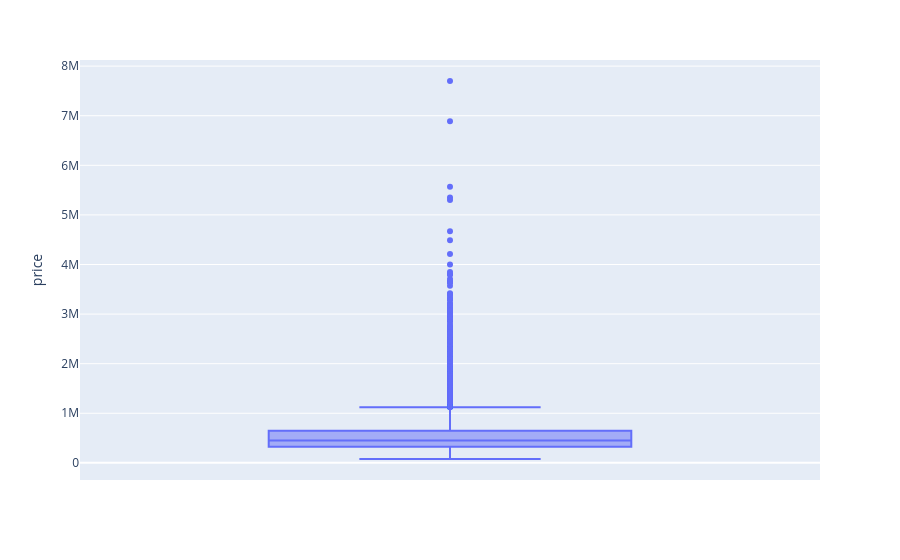

The notebook cell this image was saved under:
### Code cell
px.box(df_train, 
       y='price')

### Figure 1 — Plotly figure (JSON) as saved in the notebook; plotly's stock layout.template omitted (floating-point values rounded to 4 significant figures; data arrays with more than 128 entries replaced by an {"elided": "..."} marker saying what was removed)
{"data": [{"alignmentgroup": "True", "hovertemplate": "price=%{y}<extra></extra>", "legendgroup": "", "marker": {"color": "#636efa"}, "name": "", "notched": false, "offsetgroup": "", "orientation": "v", "showlegend": false, "type": "box", "x0": " ", "xaxis": "x", "y": {"elided": "17277 float values"}, "y0": " ", "yaxis": "y"}], "layout": {"boxmode": "group", "legend": {"tracegroupgap": 0}, "margin": {"t": 60}, "xaxis": {"anchor": "y", "domain": [0, 1]}, "yaxis": {"anchor": "x", "domain": [0, 1], "title": {"text": "price"}}}}
